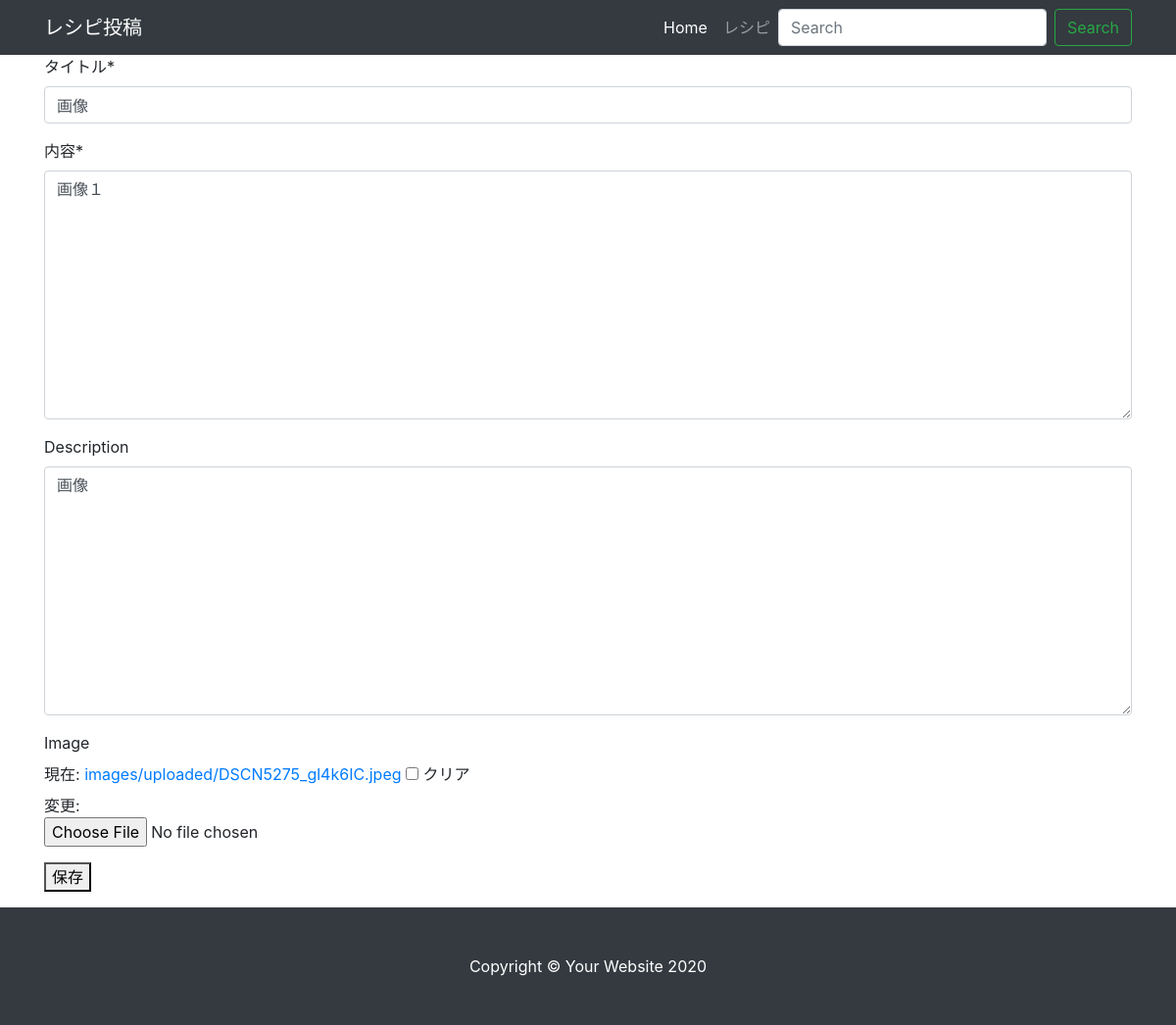
The page /recipe/6/update on the database its author committed.
### recipe/models.py (models this page shows, shortened)
class Recipe(models.Model):
    title = models.CharField(verbose_name="タイトル", max_length=200)
    content = models.TextField(verbose_name="内容")
    description = models.TextField(blank=True, default="")
    image = models.ImageField(upload_to="images/uploaded/", default=None, null=True, blank=True)
    created = models.DateTimeField(auto_now_add=True)
    modified = models.DateTimeField(auto_now=True)
    detail_main = ImageSpecField(
        source = "image",
        processors = [ResizeToFill(640, 480)],
        format = "jpeg",
        options = {"quality": 80}
    )
    class Meta:
        verbose_name = "レシピ"
        verbose_name_plural = "レシピ"

### recipe/views.py (the view, shortened to what this page needs)
# urls.py: path('<int:pk>/update',RecipeUpdateView.as_view(), name="update"),
class RecipeUpdateView(UpdateView):
  model = Recipe
  fields = ["title", "content", "description", "image",]
  success_url = "/"

### recipe/templates/recipe/recipe_form.html (shortened to what this page needs)
{% extends "base.html" %}
{% load crispy_forms_tags %}
{% block body %}
  <form method = "post" enctype = "multipart/form-data">
    {{ form|crispy }}
    <button type="submit">保存</button>
  </form>
{% endblock %}

### assets/css/small-business.css (style rules this page uses)
body { padding-top: 56px; }

### rows shown on the page
Recipe: title "画像", content "画像１", description "画像"
